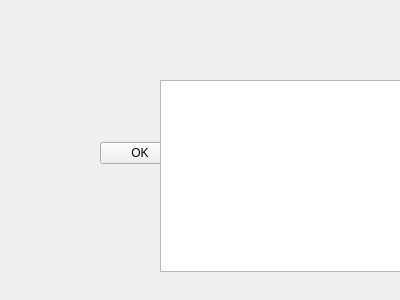
<?xml version="1.0" encoding="UTF-8"?>
<ui version="4.0">
 <class>Dialog</class>
 <widget class="QDialog" name="Dialog">
  <property name="geometry">
   <rect>
    <x>0</x>
    <y>0</y>
    <width>400</width>
    <height>300</height>
   </rect>
  </property>
  <property name="windowTitle">
   <string>Dialog</string>
  </property>
  <widget class="QDialogButtonBox" name="buttonBox">
   <property name="geometry">
    <rect>
     <x>30</x>
     <y>240</y>
     <width>341</width>
     <height>32</height>
    </rect>
   </property>
   <property name="orientation">
    <enum>Qt::Horizontal</enum>
   </property>
   <property name="standardButtons">
    <set>QDialogButtonBox::Cancel|QDialogButtonBox::Ok</set>
   </property>
  </widget>
  <widget class="QDialogButtonBox" name="buttonBox_2">
   <property name="geometry">
    <rect>
     <x>100</x>
     <y>140</y>
     <width>166</width>
     <height>26</height>
    </rect>
   </property>
   <property name="standardButtons">
    <set>QDialogButtonBox::Cancel|QDialogButtonBox::Ok</set>
   </property>
  </widget>
  <widget class="QColumnView" name="columnView">
   <property name="geometry">
    <rect>
     <x>160</x>
     <y>80</y>
     <width>256</width>
     <height>192</height>
    </rect>
   </property>
  </widget>
 </widget>
 <resources/>
 <connections>
  <connection>
   <sender>buttonBox</sender>
   <signal>accepted()</signal>
   <receiver>Dialog</receiver>
   <slot>accept()</slot>
   <hints>
    <hint type="sourcelabel">
     <x>248</x>
     <y>254</y>
    </hint>
    <hint type="destinationlabel">
     <x>157</x>
     <y>274</y>
    </hint>
   </hints>
  </connection>
  <connection>
   <sender>buttonBox</sender>
   <signal>rejected()</signal>
   <receiver>Dialog</receiver>
   <slot>reject()</slot>
   <hints>
    <hint type="sourcelabel">
     <x>316</x>
     <y>260</y>
    </hint>
    <hint type="destinationlabel">
     <x>286</x>
     <y>274</y>
    </hint>
   </hints>
  </connection>
 </connections>
</ui>
